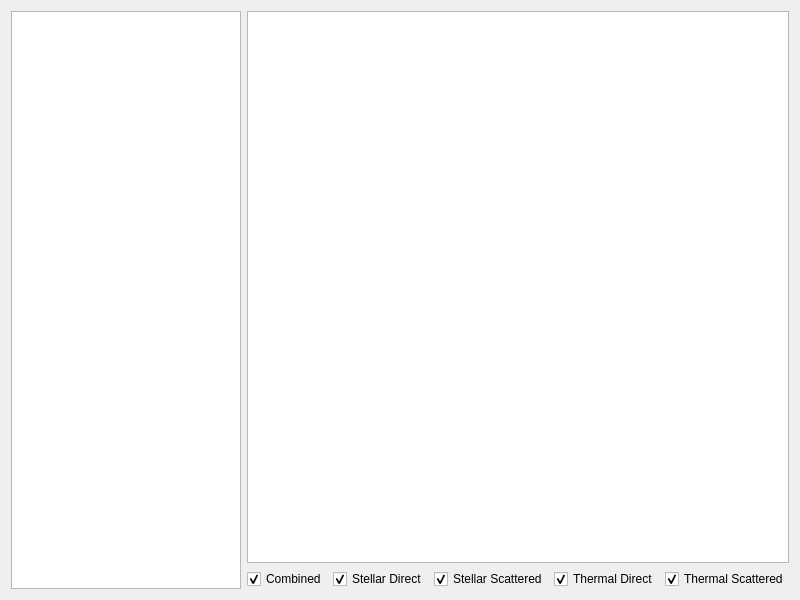
<?xml version="1.0" encoding="UTF-8"?>
<ui version="4.0">
 <class>PSEDPlotter</class>
 <widget class="QWidget" name="PSEDPlotter">
  <property name="geometry">
   <rect>
    <x>0</x>
    <y>0</y>
    <width>800</width>
    <height>600</height>
   </rect>
  </property>
  <property name="windowTitle">
   <string>SED Viewer</string>
  </property>
  <layout class="QHBoxLayout" name="horizontalLayout_2">
   <property name="sizeConstraint">
    <enum>QLayout::SetMinAndMaxSize</enum>
   </property>
   <item>
    <widget class="QListWidget" name="lst_SEDList">
     <property name="sizePolicy">
      <sizepolicy hsizetype="Maximum" vsizetype="Expanding">
       <horstretch>0</horstretch>
       <verstretch>0</verstretch>
      </sizepolicy>
     </property>
     <property name="maximumSize">
      <size>
       <width>250</width>
       <height>16777215</height>
      </size>
     </property>
    </widget>
   </item>
   <item>
    <layout class="QVBoxLayout" name="verticalLayout">
     <item>
      <widget class="QChartView" name="grp_SEDGraph"/>
     </item>
     <item>
      <layout class="QHBoxLayout" name="horizontalLayout">
       <item>
        <widget class="QCheckBox" name="chk_Combined">
         <property name="text">
          <string>Combined</string>
         </property>
         <property name="checked">
          <bool>true</bool>
         </property>
        </widget>
       </item>
       <item>
        <widget class="QCheckBox" name="chk_StelDir">
         <property name="text">
          <string>Stellar Direct</string>
         </property>
         <property name="checked">
          <bool>true</bool>
         </property>
        </widget>
       </item>
       <item>
        <widget class="QCheckBox" name="chk_StelScat">
         <property name="text">
          <string>Stellar Scattered</string>
         </property>
         <property name="checked">
          <bool>true</bool>
         </property>
        </widget>
       </item>
       <item>
        <widget class="QCheckBox" name="chk_ThermDir">
         <property name="text">
          <string>Thermal Direct</string>
         </property>
         <property name="checked">
          <bool>true</bool>
         </property>
        </widget>
       </item>
       <item>
        <widget class="QCheckBox" name="chk_ThermScat">
         <property name="text">
          <string>Thermal Scattered</string>
         </property>
         <property name="checked">
          <bool>true</bool>
         </property>
        </widget>
       </item>
      </layout>
     </item>
    </layout>
   </item>
  </layout>
 </widget>
 <customwidgets>
  <customwidget>
   <class>QChartView</class>
   <extends>QGraphicsView</extends>
   <header>QtCharts</header>
  </customwidget>
 </customwidgets>
 <resources/>
 <connections/>
</ui>
